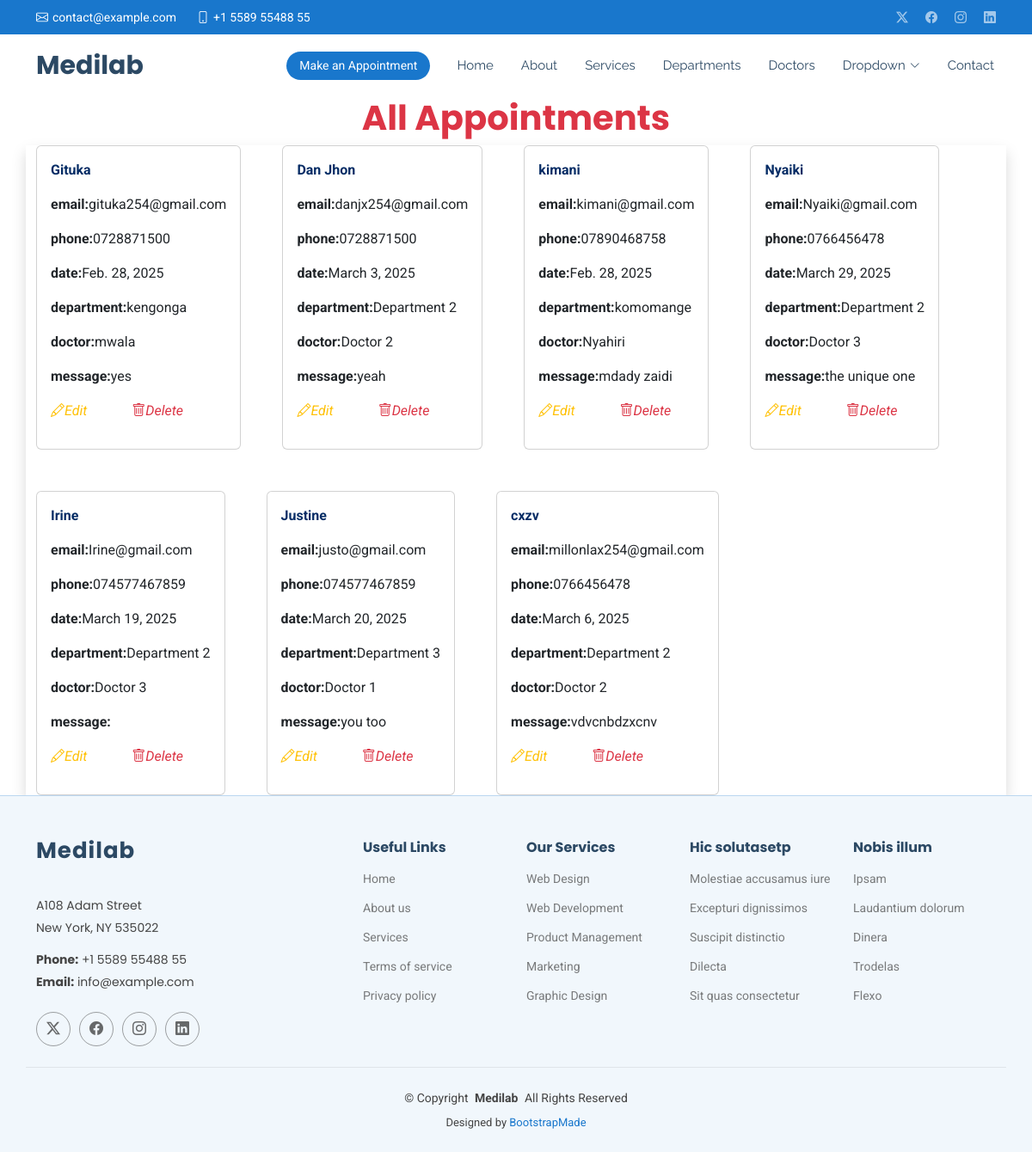
/show/, run on an earlier commit of the app's database.
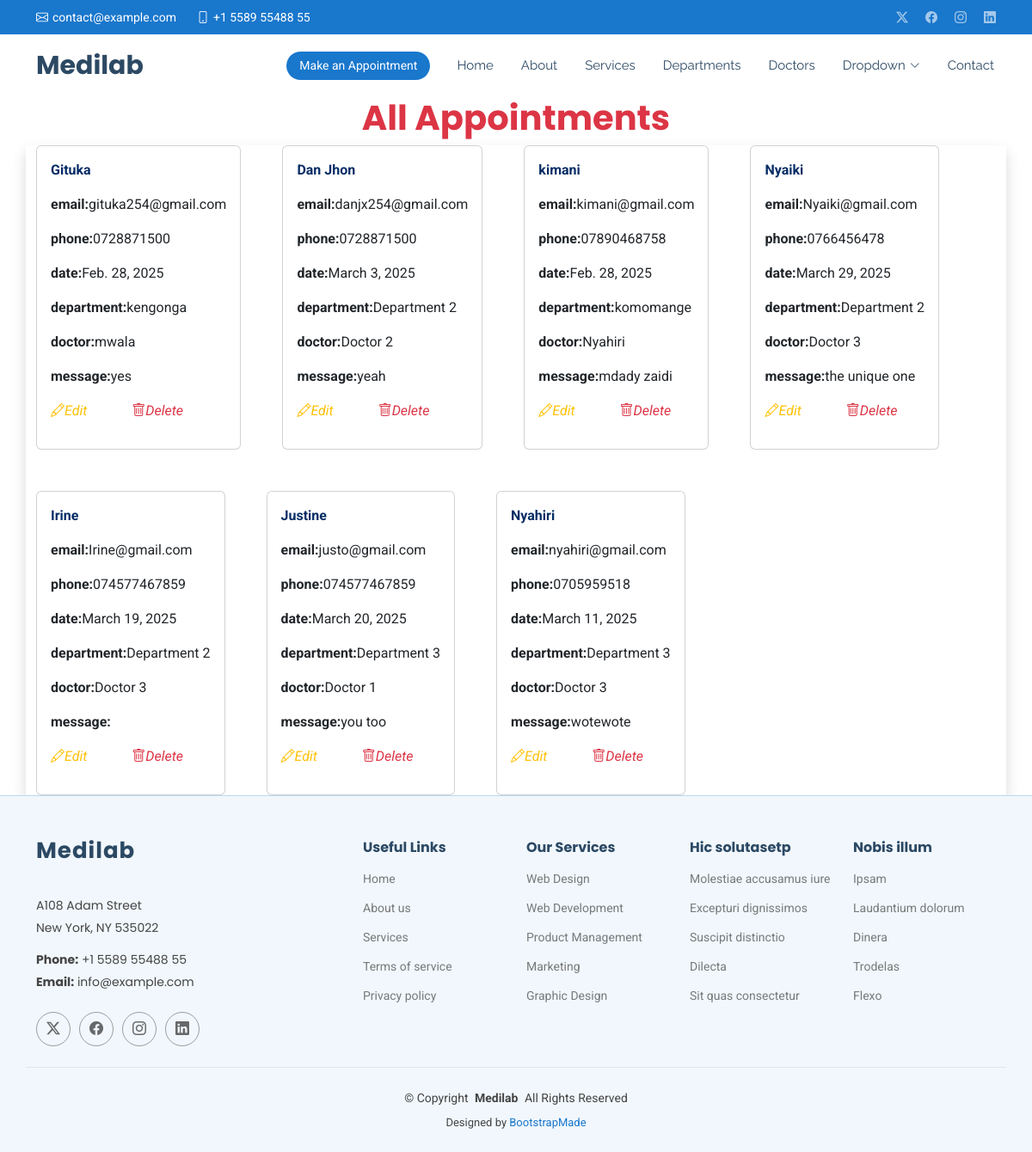
And on a later commit of the database.
### medapp/models.py (models this page shows, shortened)
class Appointment(models.Model):
    name = models.CharField(max_length=50)
    email = models.EmailField()
    phone = models.CharField(max_length=15)
    date = models.DateField()
    department = models.CharField(max_length=50)
    doctor = models.CharField(max_length=50)
    message = models.TextField()

### medapp/views.py (the view)
# urls.py: path('show/', views.show, name='show'),
def show(request):
    all = Appointment.objects.all()
    return render(request,'show.html',{'all':all})

### Templates/show.html (shortened to what this page needs)
{% extends 'starter-page.html' %}
{% load static %}
{% block content %}
 <h1 class="text-center text-danger"> <strong>All Appointments</strong></h1>
<div class="container w-30 shadow">
    <div class="d-flex gap-5 flex-wrap">
       {% for x in all %}
      <div class="card w-30 p-3">
        <p class="text-primary-emphasis fw-bold ">  {{ x.name }}</p>
        <p> <strong>email:</strong>{{ x.email }}</p>
        <p> <strong>phone:</strong>{{ x.phone }}</p>
        <p> <strong>date:</strong>{{ x.date }}</p>
        <p> <strong>department:</strong>{{ x.department }}</p>
        <p> <strong>doctor:</strong>{{ x.doctor }}</p>
        <p> <strong>message:</strong>{{ x.message }}</p>
        <p>
            <a href="{% url 'edit' x.id %}" class="text-warning me-5">
                <i class="bi bi-pencil">Edit</i>
            </a>
            <a href="/delete/{{ x.id }}" class="text-danger">
                <i class="bi bi-trash">Delete</i>
            </a>
        </p>
      </div>
         {% endfor %}
   </div>
</div>
{% endblock %}

What changed in the data, as far as the page shows it:
changed Appointment: name "cxzv" → "Nyahiri"; email "millonlax254@gmail.com" → "nyahiri@gmail.com"; phone "0766456478" → "0705959518"; date "March 6, 2025" → "March 11, 2025"; department "Department 2" → "Department 3"; doctor "Doctor 2" → "Doctor 3"; message "vdvcnbdzxcnv" → "wotewote"
